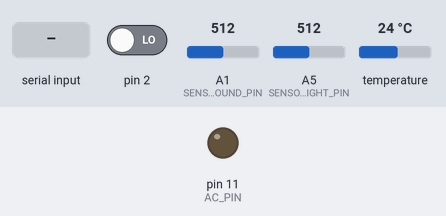
Bench run of a sketch on a simulated Arduino Uno, built with avr-gcc and run on an emulated ATmega328P. Parts: output pins drawn as LEDs (lit = HIGH). Inputs (shaded band) come from the test bench; at power-on: pin 2 LOW, A1 (SENSOR_SOUND_PIN) = 512, A5 (SENSOR_LIGHT_PIN) = 512, temperature 24 °C. What the sketch prints to the serial monitor is not drawn.

Above: at 1.2 s.
1.3 s: pin 2 driven HIGH
At 1.7 s:
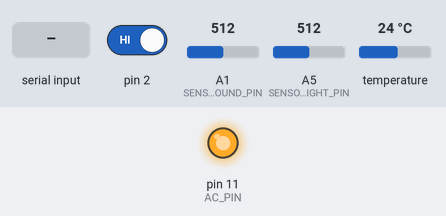
2.8 s: "1\n" received over Serial
Timing chart, 0 to 5.8 s (numbered marks = the images above; inputs shaded):
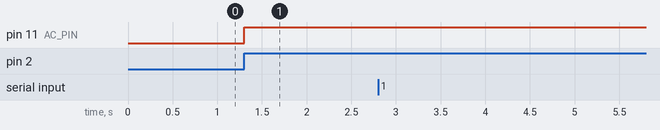

Measured:
- after the input at 1.3 s, pin 11 (AC_PIN): LOW → HIGH at once
- after the input at 2.8 s, every drawn part: stays the same

The sketch:

sensor.ino
```cpp
#include <OneWire.h>
#include <DallasTemperature.h>
#include <ArduinoJson.h>
#include <TimerOne.h>

#define SENSOR_LIGHT_PIN A5
#define SENSOR_TEMPERATURE_PIN 3
#define SENSOR_SOUND_PIN A1
#define AC_PIN 11

#define SOUND_THRESHOLD 338
#define DELAY_TIME 500

volatile int count = 0; // Variable to use as a counter volatile as it is in an interrupt
volatile boolean zero_cross = 0; // Boolean to store a "switch" to tell us if we have crossed zero

int read_light;
int read_temp;
int read_sound;
int write_lamp = 0;

int dim = 0; // Dimming level (0-128)  0 = on, 128 = 0ff
int count_up = 1; // Counting up or down, 1 = up, -1 = down
int freq_step = 65; // This is the delay-per-brightness step in microseconds

String inString = "";

OneWire oneWire(SENSOR_TEMPERATURE_PIN); // Setup a oneWire instance to communicate with any OneWire devices
DallasTemperature sensors(&oneWire); // Pass our oneWire reference to Dallas Temperature sensor

void setup() {
  // Start the serial monitor
  Serial.begin(9600);

  // Start up the library
  sensors.begin();

  // Initiate digital pins as inputs
  pinMode(SENSOR_LIGHT_PIN, INPUT);
  pinMode(SENSOR_TEMPERATURE_PIN, INPUT);
  pinMode(SENSOR_SOUND_PIN, INPUT);

  // Set the Triac pin as output
  pinMode(AC_PIN, OUTPUT);
  attachInterrupt(0, zero_cross_detect, RISING);

  // Initialize TimerOne library for the freq we need
  Timer1.initialize(freq_step);
  Timer1.attachInterrupt(dim_check, freq_step);
}

void zero_cross_detect() {
  // Set the boolean to true to tell our dimming function that a zero cross has occured
  zero_cross = true;
  count = 0;
  digitalWrite(AC_PIN, LOW);
}

void dim_check() {
  if (zero_cross == true) {
    if (count >= dim) {
      digitalWrite(AC_PIN, HIGH);
      count = 0;
      zero_cross = false;
    } else {
      count++;
    }
  }
}

void loop() {
  // Declare Json document to store data
  StaticJsonDocument<200> doc;
  StaticJsonDocument<200> doc2;

  // Read lamp's data from raspberry
  while (Serial.available() > 0) {
    inString = Serial.readStringUntil('\n');

    Serial.print(inString);

    deserializeJson(doc2, inString);
    write_lamp = doc2["lamp"];
    write_lamp = 120 - write_lamp;

    inString = "";
  }

  dim = map(write_lamp, 0, 100, 0, 128);

  // Reading analog signal from light sensor
  read_light = analogRead(SENSOR_LIGHT_PIN);
  doc["light_data"] = read_light;

  // Call sensors.requestTemperatures() to issue a global temperature and Requests to all devices on the bus
  sensors.requestTemperatures();
  read_temp = sensors.getTempCByIndex(0);
  doc["temp_data"] = read_temp;

  // Reading analog signal from sound sensor
  read_sound = analogRead(SENSOR_SOUND_PIN) - SOUND_THRESHOLD;
  if (read_sound < 0) {
    read_sound = -read_sound;
  }
  doc["sound_data"] = read_sound;

  // Turn Json document into string, send to serial monitor
  serializeJson(doc, Serial);
  Serial.println();

  // Delay time
 delay(DELAY_TIME);
}
```
